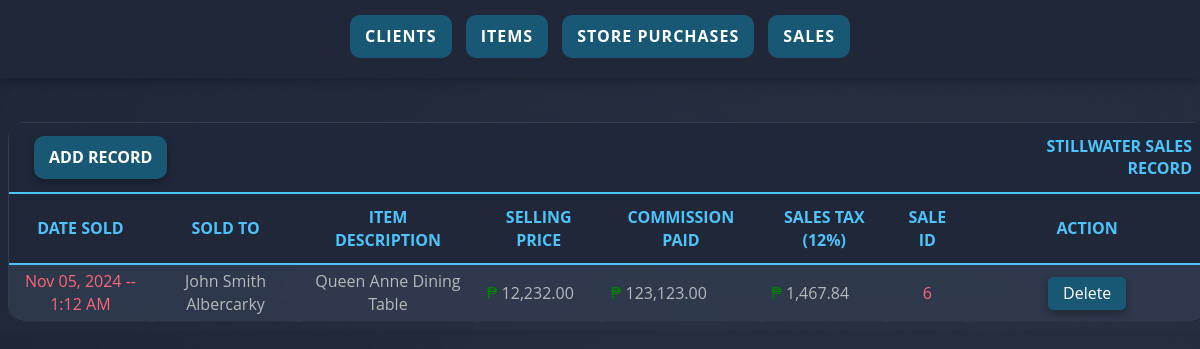
Before: /htdocs/pt5_stillwaterDB/sales.php with the older database file.
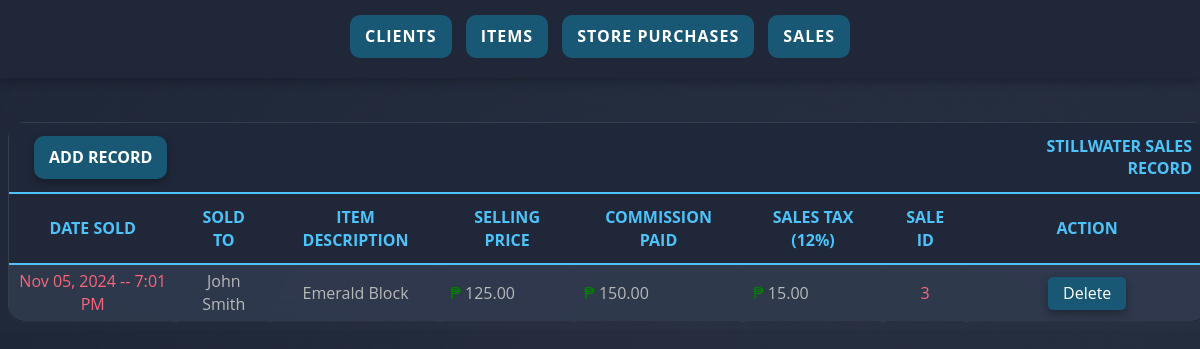
After: the same page with the newer database file.
### tables this page shows
CREATE TABLE `sales` (
  `saleID` bigint(20) unsigned NOT NULL AUTO_INCREMENT,
  `commissionPaid` bigint(20) DEFAULT NULL,
  `sellingPrice` bigint(20) DEFAULT NULL,
  `salesTax` decimal(10,0) DEFAULT NULL,
  `date_sold` datetime DEFAULT NULL,
  `item_num` int(11) DEFAULT NULL,
  `ClientNumber` bigint(20) unsigned DEFAULT NULL,
  PRIMARY KEY (`saleID`),
  KEY `AllClients_Sales` (`ClientNumber`),
  KEY `Items_Sales` (`item_num`),
  CONSTRAINT `sales_ibfk_11` FOREIGN KEY (`item_num`) REFERENCES `items` (`item_num`),
  CONSTRAINT `sales_ibfk_5` FOREIGN KEY (`ClientNumber`) REFERENCES `allclients` (`ClientNumber`)
);

CREATE TABLE `allclients` (
  `ClientNumber` bigint(20) unsigned NOT NULL AUTO_INCREMENT,
  `givenName` varchar(100) DEFAULT NULL,
  `ClientAddress` varchar(255) DEFAULT NULL,
  `lastName` varchar(100) DEFAULT NULL,
  PRIMARY KEY (`ClientNumber`)
);

CREATE TABLE `items` (
  `item_num` int(11) NOT NULL AUTO_INCREMENT,
  `description` text DEFAULT NULL,
  `asking_price` bigint(20) DEFAULT NULL,
  `critiqued_comments` text DEFAULT NULL,
  `condition` text DEFAULT NULL,
  `item_type` text DEFAULT NULL,
  `is_sold` tinyint(1) DEFAULT 0,
  PRIMARY KEY (`item_num`)
);

### htdocs/pt5_stillwaterDB/sales.php (the view, shortened to what this page needs)
<!DOCTYPE html>
<html lang="en">
<head>
</head>
<link rel="stylesheet" href="css/style.css">
<?php
include("nav.php");
include("database.php");
$sql = "SELECT
    s.date_sold,
    s.sellingPrice,
    s.commissionPaid,
    s.saleID, s.ClientNumber,
    c.givenName,
    c.lastName,
    s.item_num,
    i.description
FROM sales s
INNER JOIN allclients c ON s.ClientNumber = c.ClientNumber
INNER JOIN items i ON s.item_num = i.item_num
ORDER BY s.date_sold ASC;";
$query = mysqli_query($conn, $sql);
?>
<body>
    <br><br><br><br><br>
    <div class="table-wrapper">
    <table class="container">
        <thead>
            <tr>
                <th class="th" colspan="7"><a href="insert_s.php">Add Record</a></th>
                <th align="right">Stillwater Sales Record</th>
            </tr>
            <tr align="center">
                <th>Date Sold</th>
                <th>Sold to</th>
                <th>Item Description</th>
                <th>Selling Price</th>
                <th>Commission Paid</th>
                <th>Sales Tax (12%)</th>
                <th>Sale ID</th>
                <th>Action</th>
            </tr>
        </thead>
        <tbody align="center">
            <?php
            while ($result = mysqli_fetch_assoc($query)) {
                $saleID = $result['saleID'];
                $description = $result['description'];
                $lastName = $result['lastName'];
                $givenName = ($result['givenName'] !== null) ? $result['givenName'] : 'N/A';
                $sellingPrice = $result['sellingPrice'] !== null ? number_format($result['sellingPrice'], 2) : ' 0.00';
                $commission = $result['commissionPaid'] !== null ? number_format($result['commissionPaid'], 2) : ' 0.00';
                $salesTax = $result['sellingPrice'] !== null ? $result['sellingPrice'] * 0.12 : 0;
                $formatSalesTax = number_format($salesTax, 2);
                $dateSold = !empty($result['date_sold']) ? date("M d, Y -- g:i A", strtotime($result['date_sold'])) : 'N/A';
            ?>
                <tr>
                    <td><?php echo $dateSold; ?></td>
                    <td><?php echo $givenName . ' ' . $lastName; ?></td>
                    <td><?php echo $description; ?></td>
                    <td align="left"><span style="color: green;">₱</span> <?php echo $sellingPrice; ?></td>
                    <td align="left"><span style="color: green;">₱</span> <?php echo $commission; ?></td>
                    <td align="left"><span style="color: green;">₱</span> <?php echo $formatSalesTax; ?></td>
                    <td style="color: #FB667A"><?php echo $saleID; ?></td>
                    <td align="center" width="20%" class="td">
                        <a href='sales.php?action=delete&saleID=<?php echo $result["saleID"]; ?>' onclick="return confirm('Are you sure you want to delete this record?');">Delete</a>
                    </td>
                </tr>
            <?php } ?>
        </tbody>
    </table>
    </div>
</body>
</html>

### htdocs/pt5_stillwaterDB/nav.php (shortened to what this page needs)
<nav>
    <a href="c_list.php">Clients</a>
    <a href="items.php">Items</a>
    <a href="purchases.php">Store Purchases</a>
    <a href="sales.php">Sales</a>
</nav>

### htdocs/pt5_stillwaterDB/css/style.css (style rules this page uses)
body { font-family: 'Open Sans', sans-serif; font-weight: 300; line-height: 1.42em; color:#b8b8b8; background: linear-gradient(135deg, #1F2739 0%, #2C3446 100%); }
body::before { content: ''; position: fixed; top: 0; left: 0; width: 100%; height: 100%; background: radial-gradient(circle, transparent 20%, #1F2739 120%); opacity: 0.7; z-index: -1; }
.table-wrapper { max-height: 600px; overflow-y: auto; border-radius: 15px; width: 1200px; margin: 0 auto; }
.container { text-align: left; width: 100%; margin: 0 auto; display: table; padding: 0; background: rgba(31, 39, 57, 0.6); backdrop-filter: blur(10px); border-radius: 15px; box-shadow: 0 8px 32px 0 rgba(31, 38, 135, 0.37); border: 1px solid rgba(255, 255, 255, 0.1); border-collapse: separate; border-spacing: 0; }
.container thead { position: sticky; top: 0; z-index: 1; }
.container th { padding: 12px 15px; background-color: rgba(31, 39, 57, 0.9); border-bottom: 2px solid #4DC3FA; color: #4DC3FA; font-weight: bold; text-transform: uppercase; }
.container td { padding: 5px 10px; transition: all 0.3s ease; font-weight: normal; font-size: 1em; box-shadow: 0 2px 2px -2px #0E1119; }
.container tr:nth-child(odd) { background-color: rgba(50, 60, 80, 0.8); }
.container tr:nth-child(even) { background-color: rgba(44, 52, 70, 0.8); }
.container tr:last-child td:first-child { border-bottom-left-radius: 15px; }
.container tr:last-child td:last-child { border-bottom-right-radius: 15px; }
.th { text-align: left; background-color: #1F2739; }
.th a { display: inline-block; padding: 10px 15px; margin: 0 10px; background-color: #185875; color: white; text-decoration: none; border-radius: 10px; box-shadow: 0 4px 8px rgba(0, 0, 0, 0.3); transition: all 0.3s ease; }

### htdocs/pt5_stillwaterDB/sales.php (style rules this page uses)
.td a[href*="sales.php?action=delete"] { display: inline-block; padding: 5px 15px; margin: 0 10px; background-color: #185875; color: white; text-decoration: none; border-radius: 5px; box-shadow: 0 4px 8px rgba(0, 0, 0, 0.3); }
.container td:first-child { color: #FB667A; }

### htdocs/pt5_stillwaterDB/nav.php (style rules this page uses)
nav { text-align: center; position: fixed; top: 0; left: 0; width: 100%; background-color: #1F2739; padding: 15px 0; z-index: 10; box-shadow: 0 2px 10px rgba(0, 0, 0, 0.3); }
nav a { background-color: #185875; display: inline-block; padding: 10px 15px; margin: 0 5px; color: white; text-decoration: none; border-radius: 10px; transition: all 0.3s ease; font-weight: bold; text-transform: uppercase; letter-spacing: 1px; position: relative; overflow: hidden; }
nav a:before { content: ''; position: absolute; top: 0; left: -100%; width: 100%; height: 100%; background: linear-gradient(120deg, transparent, rgba(255,255,255,0.3), transparent); transition: all 0.5s; }

Changed rows visible on the page:
removed sales: date_sold "Nov 05, 2024 -- 1:12 AM", ClientNumber.givenName "John Smith", ClientNumber.lastName "Albercarky", item_num.description "Queen Anne Dining Table", sellingPrice "12,232.00", commissionPaid "123,123.00", sellingPrice "1,467.84", saleID "6"
added sales: date_sold "Nov 05, 2024 -- 7:01 PM", ClientNumber.givenName "John", ClientNumber.lastName "Smith", item_num.description "Emerald Block", sellingPrice "125.00", commissionPaid "150.00", sellingPrice "15.00", saleID "3"
